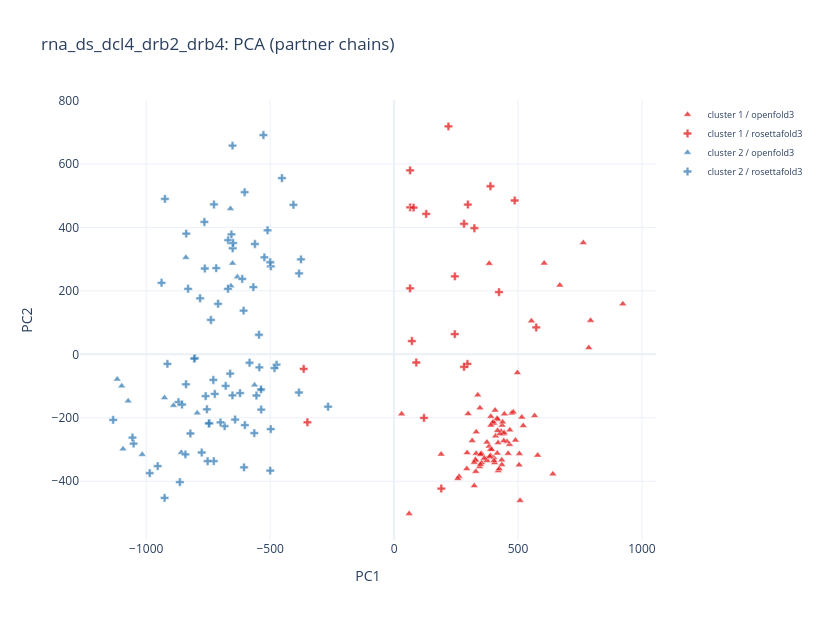

This figure's notebook cell:
### Code cell
plot_pca(df, complex_name="rna_ds_dcl4_drb2_drb4", models={**{b: True for b in df["backend"].unique()}, "alphafold3": False})  # ablation: AF3 excluded

### Figure 1 — Plotly figure (JSON) as saved in the notebook; plotly's stock layout.template omitted (floating-point values rounded to 4 significant figures; data arrays with more than 128 entries replaced by an {"elided": "..."} marker saying what was removed)
{"data": [{"customdata": {"elided": "84x8 mixed values"}, "hovertemplate": "backend: %{customdata[0]}<br>seed: %{customdata[1]}<br>sample_index: %{customdata[2]}<br>cluster: %{customdata[3]}<br>ptm: %{customdata[4]}<br>iptm: %{customdata[5]}<br>ranking_score: %{customdata[6]}<br>cif_path: %{customdata[7]}<extra></extra>", "marker": {"color": "rgb(228,26,28)", "line": {"color": "white", "width": 0.5}, "opacity": 0.75, "size": 7, "symbol": "triangle-up"}, "mode": "markers", "name": "cluster 1 / openfold3", "type": "scatter", "x": [390.2, 327.9, 515.3, 315.0, 419.2, 403.9, 397.9, 337.6, 445.0, 668.7, 605.5, 505.5, 465.9, 352.5, 434.7, 353.2, 554.0, 329.6, 521.1, 399.7, 328.4, 331.2, 436.0, 323.5, 419.7, 323.4, 383.4, 460.2, 409.5, 372.6, 349.7, 402.7, 508.4, 441.3, 431.9, 345.0, 60.7, 434.3, 30.38, 383.8, 407.6, 444.1, 467.0, 437.9, 427.6, 640.6, 388.7, 189.7, 405.3, 389.4, 349.1, 331.4, 455.9, 393.1, 567.0, 442.6, 474.0, 480.8, 390.5, 579.3, 504.3, 420.5, 346.4, 424.3, 415.7, 403.2, 374.5, 489.8, 298.8, 294.6, 785.6, 348.3, 262.1, 386.1, 374.5, 792.7, 416.3, 922.9, 763.4, 257.3, 417.6, 293.2, 363.7, 497.6], "y": [-195.9, -331.3, -198.3, -272.1, -206.3, -218.0, -216.7, -128.6, -188.4, 217.9, 287.2, -313.1, -284.1, -312.5, -347.8, -341.9, 105.0, -369.5, -225.2, -213.2, -333.9, -312.7, -223.7, -414.7, -279.0, -340.7, -289.8, -312.4, -257.6, -329.9, -316.6, -326.4, -460.9, -250.8, -243.2, -354.8, -502.1, -333.4, -188.2, 286.2, -176.5, -247.6, -238.7, -213.7, -250.1, -377.5, -319.0, -315.2, -342.1, -299.0, -314.6, -244.7, -275.4, -300.1, -193.7, -272.8, -185.5, -182.2, -223.7, -318.4, -348.7, -366.7, -169.0, -360.8, -202.5, -335.1, -335.1, -270.6, -187.6, -310.7, 20.73, -347.5, -384.9, -322.7, -276.9, 106.7, -311.7, 158.8, 351.8, -391.6, -240.5, -360.7, -327.3, -58.14]}, {"customdata": {"elided": "23x8 mixed values"}, "hovertemplate": "backend: %{customdata[0]}<br>seed: %{customdata[1]}<br>sample_index: %{customdata[2]}<br>cluster: %{customdata[3]}<br>ptm: %{customdata[4]}<br>iptm: %{customdata[5]}<br>ranking_score: %{customdata[6]}<br>cif_path: %{customdata[7]}<extra></extra>", "marker": {"color": "rgb(228,26,28)", "line": {"color": "white", "width": 0.5}, "opacity": 0.75, "size": 7, "symbol": "cross"}, "mode": "markers", "name": "cluster 1 / rosettafold3", "type": "scatter", "x": [423.2, -364.8, 324.1, 190.5, 486.5, 573.5, 282.2, 129.6, 120.7, 296.1, 89.58, 71.86, 282.3, 64.38, 64.86, 388.9, 219.4, 244.9, 78.63, 245.1, 297.7, -349.6, 64.7], "y": [195.9, -45.98, 397.4, -423.0, 484.8, 84.63, 411.4, 442.5, -200.5, -30.25, -25.88, 41.84, -39.64, 207.8, 463.1, 529.7, 718.4, 63.63, 462.4, 245.6, 472.0, -214.4, 579.8]}, {"customdata": [["openfold3", 1, null, 2, 0.4903, 0.2658, 0.3171, "rna_ds_dcl4_drb2_drb4/openfold_rna_ds_dcl4_drb2_drb4/openfold_results_seed-1/rna_ds_dcl4_drb2_drb4/seed_1/rna_ds_dcl4_drb2_drb4_seed_1_sample_4_model_fixed.cif"], ["openfold3", 11, null, 2, 0.4899, 0.3429, 0.3882, "rna_ds_dcl4_drb2_drb4/openfold_rna_ds_dcl4_drb2_drb4/openfold_results_seed-11/rna_ds_dcl4_drb2_drb4/seed_11/rna_ds_dcl4_drb2_drb4_seed_11_sample_1_model_fixed.cif"], ["openfold3", 11, null, 2, 0.4893, 0.2715, 0.3243, "rna_ds_dcl4_drb2_drb4/openfold_rna_ds_dcl4_drb2_drb4/openfold_results_seed-11/rna_ds_dcl4_drb2_drb4/seed_11/rna_ds_dcl4_drb2_drb4_seed_11_sample_2_model_fixed.cif"], ["openfold3", 11, null, 2, 0.4804, 0.2445, 0.2963, "rna_ds_dcl4_drb2_drb4/openfold_rna_ds_dcl4_drb2_drb4/openfold_results_seed-11/rna_ds_dcl4_drb2_drb4/seed_11/rna_ds_dcl4_drb2_drb4_seed_11_sample_4_model_fixed.cif"], ["openfold3", 13, null, 2, 0.4731, 0.2727, 0.3182, "rna_ds_dcl4_drb2_drb4/openfold_rna_ds_dcl4_drb2_drb4/openfold_results_seed-13/rna_ds_dcl4_drb2_drb4/seed_13/rna_ds_dcl4_drb2_drb4_seed_13_sample_1_model_fixed.cif"], ["openfold3", 13, null, 2, 0.4836, 0.2661, 0.3186, "rna_ds_dcl4_drb2_drb4/openfold_rna_ds_dcl4_drb2_drb4/openfold_results_seed-13/rna_ds_dcl4_drb2_drb4/seed_13/rna_ds_dcl4_drb2_drb4_seed_13_sample_3_model_fixed.cif"], ["openfold3", 13, null, 2, 0.4818, 0.2493, 0.2984, "rna_ds_dcl4_drb2_drb4/openfold_rna_ds_dcl4_drb2_drb4/openfold_results_seed-13/rna_ds_dcl4_drb2_drb4/seed_13/rna_ds_dcl4_drb2_drb4_seed_13_sample_4_model_fixed.cif"], ["openfold3", 13, null, 2, 0.4836, 0.2408, 0.3038, "rna_ds_dcl4_drb2_drb4/openfold_rna_ds_dcl4_drb2_drb4/openfold_results_seed-13/rna_ds_dcl4_drb2_drb4/seed_13/rna_ds_dcl4_drb2_drb4_seed_13_sample_5_model_fixed.cif"], ["openfold3", 16, null, 2, 0.4613, 0.2568, 0.2977, "rna_ds_dcl4_drb2_drb4/openfold_rna_ds_dcl4_drb2_drb4/openfold_results_seed-16/rna_ds_dcl4_drb2_drb4/seed_16/rna_ds_dcl4_drb2_drb4_seed_16_sample_5_model_fixed.cif"], ["openfold3", 17, null, 2, 0.512, 0.3839, 0.4111, "rna_ds_dcl4_drb2_drb4/openfold_rna_ds_dcl4_drb2_drb4/openfold_results_seed-17/rna_ds_dcl4_drb2_drb4/seed_17/rna_ds_dcl4_drb2_drb4_seed_17_sample_1_model_fixed.cif"], ["openfold3", 17, null, 2, 0.5066, 0.3719, 0.3989, "rna_ds_dcl4_drb2_drb4/openfold_rna_ds_dcl4_drb2_drb4/openfold_results_seed-17/rna_ds_dcl4_drb2_drb4/seed_17/rna_ds_dcl4_drb2_drb4_seed_17_sample_2_model_fixed.cif"], ["openfold3", 19, null, 2, 0.4891, 0.3079, 0.358, "rna_ds_dcl4_drb2_drb4/openfold_rna_ds_dcl4_drb2_drb4/openfold_results_seed-19/rna_ds_dcl4_drb2_drb4/seed_19/rna_ds_dcl4_drb2_drb4_seed_19_sample_1_model_fixed.cif"], ["openfold3", 19, null, 2, 0.4801, 0.3047, 0.3478, "rna_ds_dcl4_drb2_drb4/openfold_rna_ds_dcl4_drb2_drb4/openfold_results_seed-19/rna_ds_dcl4_drb2_drb4/seed_19/rna_ds_dcl4_drb2_drb4_seed_19_sample_2_model_fixed.cif"], ["openfold3", 19, null, 2, 0.4963, 0.3124, 0.3645, "rna_ds_dcl4_drb2_drb4/openfold_rna_ds_dcl4_drb2_drb4/openfold_results_seed-19/rna_ds_dcl4_drb2_drb4/seed_19/rna_ds_dcl4_drb2_drb4_seed_19_sample_3_model_fixed.cif"], ["openfold3", 19, null, 2, 0.4835, 0.2998, 0.3434, "rna_ds_dcl4_drb2_drb4/openfold_rna_ds_dcl4_drb2_drb4/openfold_results_seed-19/rna_ds_dcl4_drb2_drb4/seed_19/rna_ds_dcl4_drb2_drb4_seed_19_sample_4_model_fixed.cif"], ["openfold3", 20, null, 2, 0.512, 0.4376, 0.4545, "rna_ds_dcl4_drb2_drb4/openfold_rna_ds_dcl4_drb2_drb4/openfold_results_seed-20/rna_ds_dcl4_drb2_drb4/seed_20/rna_ds_dcl4_drb2_drb4_seed_20_sample_3_model_fixed.cif"]], "hovertemplate": "backend: %{customdata[0]}<br>seed: %{customdata[1]}<br>sample_index: %{customdata[2]}<br>cluster: %{customdata[3]}<br>ptm: %{customdata[4]}<br>iptm: %{customdata[5]}<br>ranking_score: %{customdata[6]}<br>cif_path: %{customdata[7]}<extra></extra>", "marker": {"color": "rgb(55,126,184)", "line": {"color": "white", "width": 0.5}, "opacity": 0.75, "size": 7, "symbol": "triangle-up"}, "mode": "markers", "name": "cluster 2 / openfold3", "type": "scatter", "x": [-660.1, -658.3, -651.7, -537.2, -563.0, -632.2, -794.5, -1016.0, -840.0, -889.9, -858.4, -1099.0, -1073.0, -1117.0, -926.4, -1094.0], "y": [459.1, 215.5, 286.6, -111.9, -97.08, 243.7, -185.2, -315.9, 305.2, -161.1, -309.7, -100.0, -147.4, -78.45, -137.1, -298.6]}, {"customdata": {"elided": "77x8 mixed values"}, "hovertemplate": "backend: %{customdata[0]}<br>seed: %{customdata[1]}<br>sample_index: %{customdata[2]}<br>cluster: %{customdata[3]}<br>ptm: %{customdata[4]}<br>iptm: %{customdata[5]}<br>ranking_score: %{customdata[6]}<br>cif_path: %{customdata[7]}<extra></extra>", "marker": {"color": "rgb(55,126,184)", "line": {"color": "white", "width": 0.5}, "opacity": 0.75, "size": 7, "symbol": "cross"}, "mode": "markers", "name": "cluster 2 / rosettafold3", "type": "scatter", "x": [-727.5, -605.4, -953.8, -752.3, -776.2, -782.8, -545.1, -839.5, -669.2, -603.1, -612.6, -838.5, -383.3, -452.5, -831.0, -536.7, -497.6, -745.0, -583.1, -683.8, -651.3, -641.4, -723.5, -869.8, -765.3, -924.7, -726.8, -651.9, -803.5, -986.0, -384.0, -841.8, -914.4, -561.6, -938.2, -497.5, -474.3, -621.5, -670.2, -499.8, -527.2, -729.2, -763.7, -747.5, -1051.0, -1055.0, -1133.0, -926.0, -510.5, -543.7, -649.5, -555.2, -806.2, -602.2, -821.8, -499.7, -406.1, -523.2, -760.3, -717.6, -710.2, -652.1, -661.4, -755.2, -739.0, -567.8, -656.3, -855.7, -700.3, -679.5, -482.4, -607.2, -864.5, -536.1, -375.6, -563.9, -266.3], "y": [-336.8, -356.3, -352.3, -336.9, -309.5, 176.5, 61.63, -94.48, 359.6, 510.9, 237.7, 380.3, 254.8, 555.4, 206.5, -110.6, -235.7, -217.3, -26.62, -226.4, 334.2, -205.7, -125.0, -150.6, 417.2, 490.0, 472.3, 657.8, -11.89, -374.6, -120.4, -315.5, -30.23, 347.7, 225.4, 277.1, -32.61, -122.2, 206.4, 290.1, 691.0, -80.79, 270.4, -217.9, -281.6, -262.3, -206.7, -452.5, 390.9, -41.23, 350.7, -129.9, -13.72, -223.2, -249.5, -366.6, 471.3, 305.6, -131.9, 271.6, 159.2, -129.4, -60.79, -173.4, 108.3, 211.8, 378.1, -158.3, -214.6, -99.56, -43.31, 137.6, -402.8, -174.1, 299.1, -248.4, -165.2]}], "layout": {"height": 620, "legend": {"font": {"size": 9}}, "title": {"text": "rna_ds_dcl4_drb2_drb4: PCA (partner chains)"}, "width": 820, "xaxis": {"title": {"text": "PC1"}}, "yaxis": {"title": {"text": "PC2"}}}}
